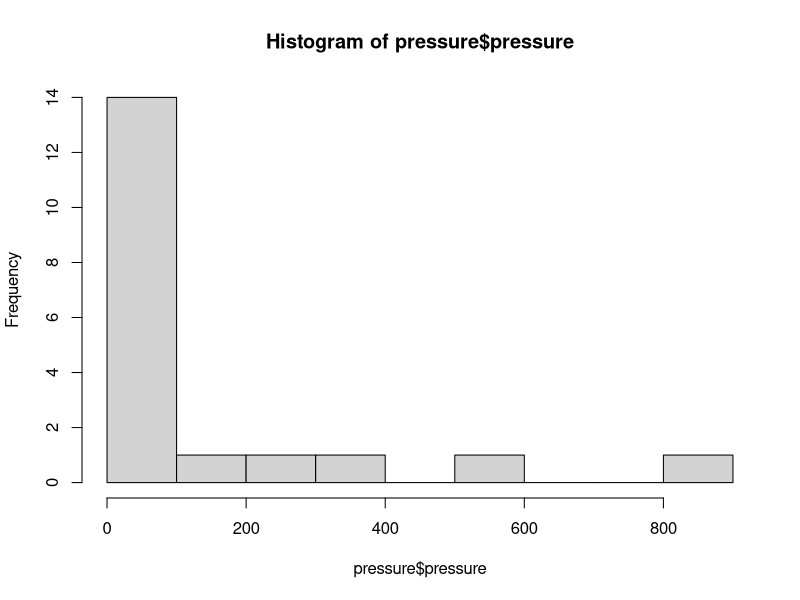
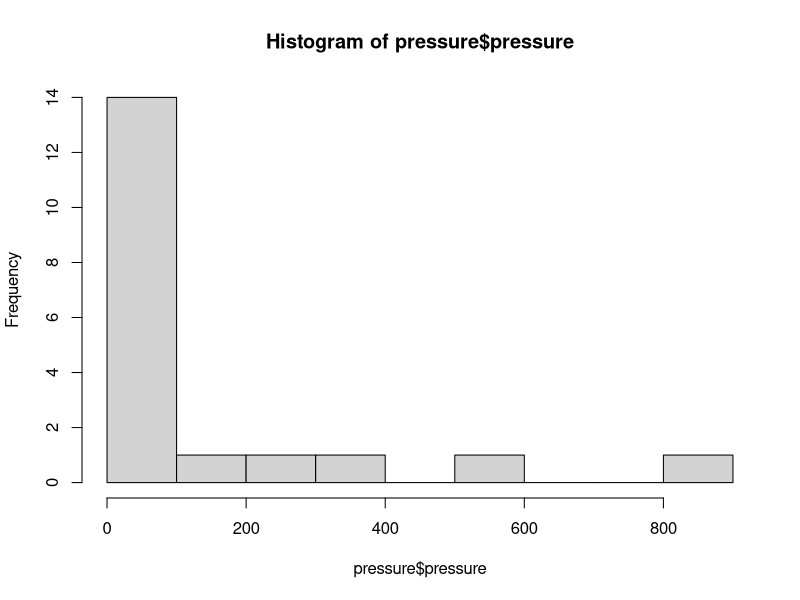
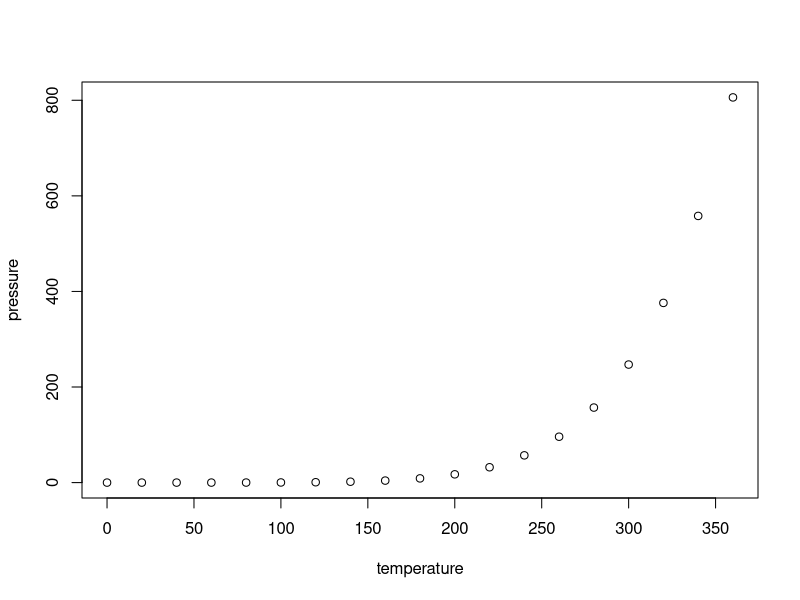

Here is the R script that generated these plots, in order:
## ---- chunk 1
knitr::opts_chunk$set(echo = TRUE)
## ---- chunk 2
summary(pressure)
## ---- chunk 3
hist(pressure$pressure)
## ---- chunk 4
hist(pressure$pressure)
## ---- chunk 5
summary(pressure)
## ---- chunk 6
plot(pressure)
